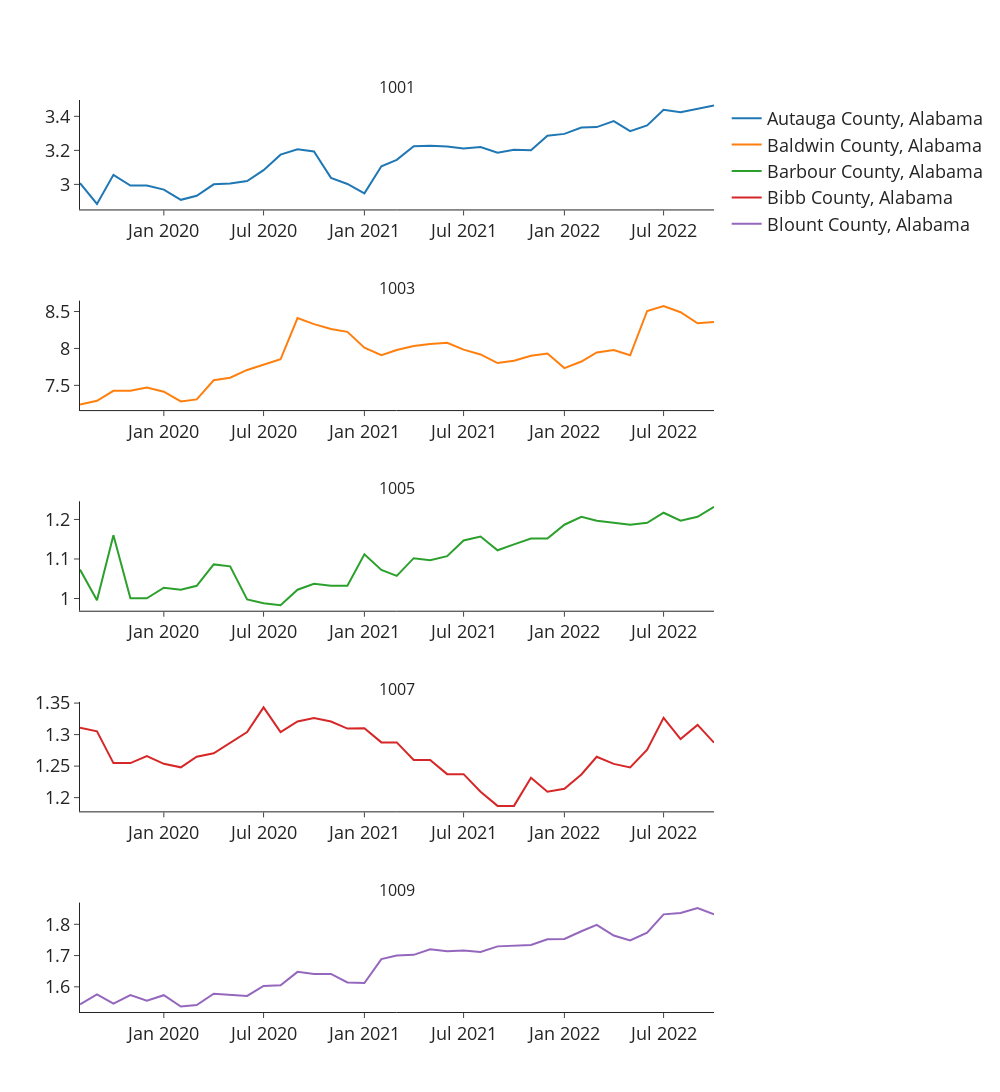

The notebook cell saved with this chart:
### Code cell
# Plot the time series for some of the counties 
num_plots = 5
fig = make_subplots(rows=num_plots, cols=1,
                   subplot_titles=(df_train.groupby('cfips').head(1)['cfips'].iloc[:num_plots].to_list()))

for idx, cfip in enumerate(df_train['cfips'].unique()[:num_plots]):
    
    fig.append_trace(go.Scatter(
    x=df_train['first_day_of_month'].loc[df_train['cfips'] == cfip],
    y=df_train['microbusiness_density'].loc[df_train['cfips'] == cfip],
    name=str(df_train['county'].loc[df_train['cfips'] == cfip].tail(1).values[0]) +\
        ', ' + str(df_train['state'].loc[df_train['cfips'] == cfip].tail(1).values[0])    
    ), row=idx+1, col=1)


fig.update_layout(template="simple_white", font=dict(size=18), width=1000, height=1400)
fig.show()
